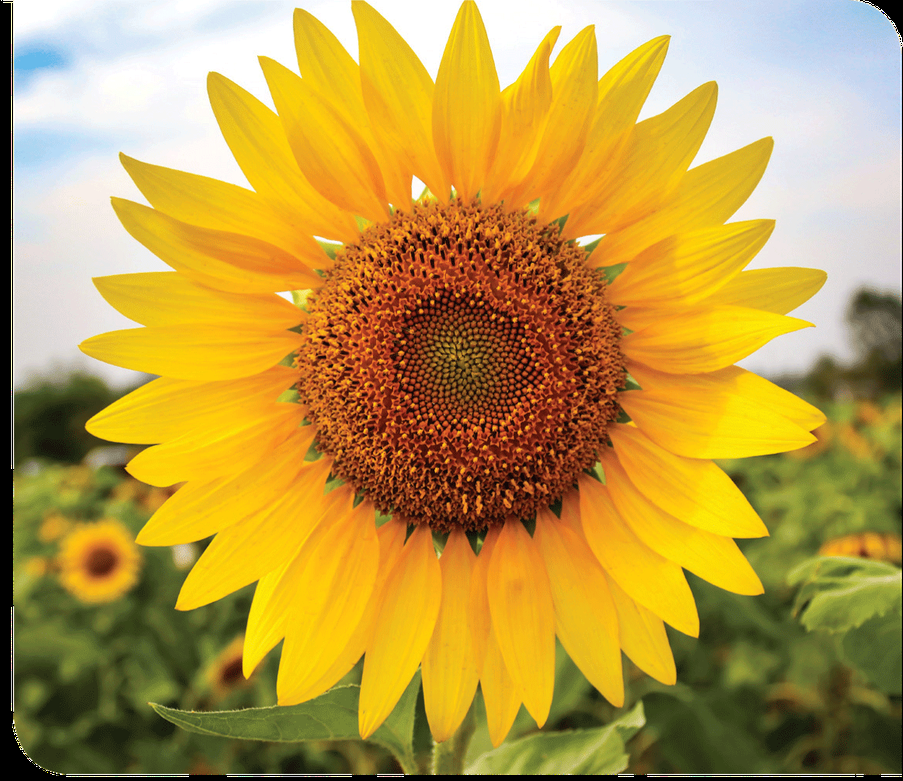
//> input picture resources/sunflower.png, 903 x 781 px, shrunk from 1162 x 1005 before the run
$ ./main   (built with g++ and OpenCV 4)
//> lines starting //> are read from the running program, lines starting //| are printed output that depends on the picture
//
//  main.cpp
//  testOpenCv
//
//  Created by nancy on 2022/1/3.
//
#include<opencv2/imgproc.hpp>
#include<opencv2/imgcodecs.hpp>
#include <opencv2/highgui.hpp>
#include <iostream>
using namespace cv;
using std::string;

int main(int argc, const char * argv[]) {
    // insert code here...
    string path = "../resources/sunflower.png";
    Mat image = imread(path);
//> image is the input picture: 781 rows x 903 cols, CV_8UC3; mean B, G, R 70.5, 152.5, 185
    Mat imgBlur, imgCanny;
    GaussianBlur(image, imgBlur, Size(9, 9), 10, 0);
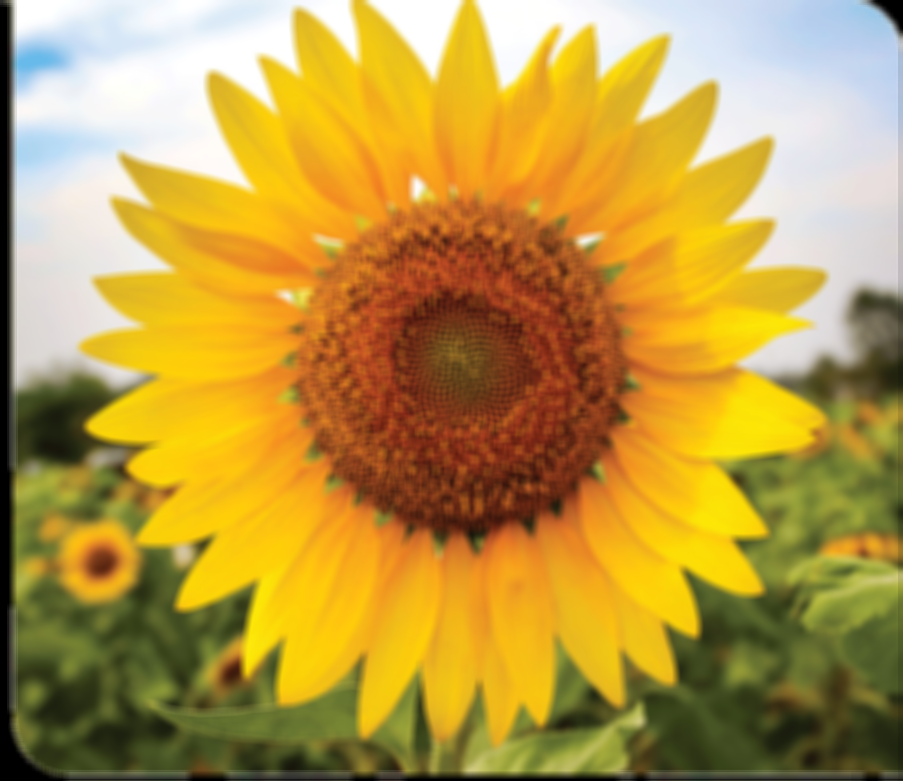
//> imgBlur: 781 rows x 903 cols, CV_8UC3; mean B, G, R 70.6, 152.6, 185
    Canny(image, imgCanny, 70, 30);
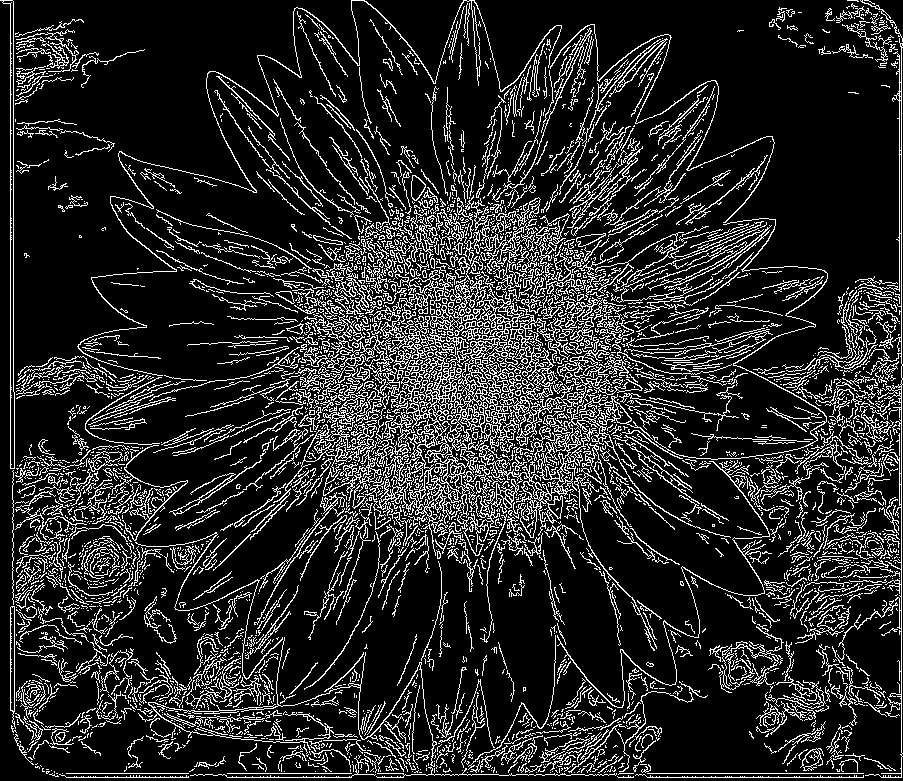
//> imgCanny: 781 rows x 903 cols, CV_8UC1; 15.9% white in thin lines or dots

    imshow("origin", image);
    imshow("blur", imgBlur);
    imshow("canny", imgCanny);
    waitKey(0);


    return 0;
}
